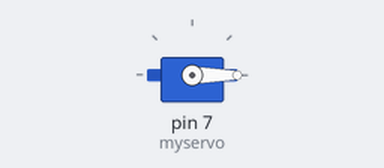
The sketch below on a simulated Arduino Uno, built with avr-gcc and run on an emulated ATmega328P. Shown: servo.

Above: at 2.05 s.
At 11.0 s:
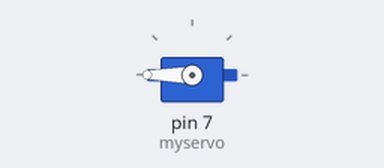
Timing chart, 0 to 13.7 s (numbered marks = the images above):
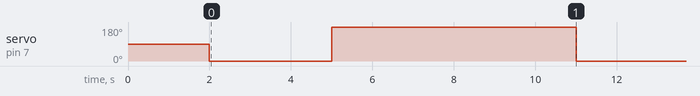

The sketch:

servo.ino
```cpp
#include <Servo.h>

Servo myservo;  // 定义Servo对象来控制
int pos = 180;    // 角度存储变量

void setup()
{
    myservo.attach(7);  // 控制线连接数字7
    myservo.write(90);
    delay(2000);
}

void loop()
{
  pos=pos-180;
  myservo.write(pos);
  delay(3000);
  pos=pos+360;
  myservo.write(pos);
  delay(3000);
  pos=pos-180;
  myservo.write(pos);
  delay(3000);
}
```

Measured:
- by itself, servo on pin 7 (myservo): alternates 180° for 6.0 s and 0° for 3.0 s
